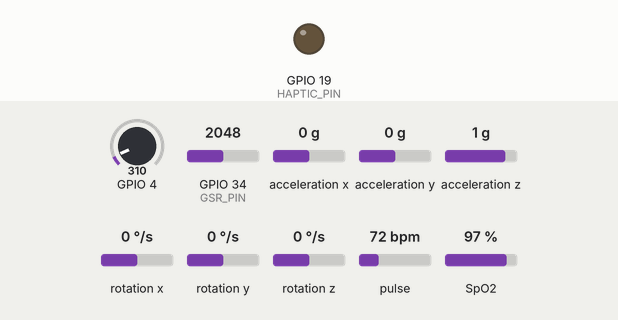
Simulated run of this sketch. Board: ESP32. Parts: output pins drawn as LEDs (lit = HIGH). Wiring (inferred from the names in the program): MPU-6050 motion sensor at I2C address 0x68. The inputs (shaded band) are chosen by the test bench; at power-on: pulse 72 bpm, GPIO 34 (GSR_PIN) = 2048, GPIO 4 = 310, acceleration x 0 g, acceleration y 0 g, acceleration z 1 g, rotation x 0 °/s, rotation y 0 °/s, rotation z 0 °/s, SpO2 97 % (analog values on the 0–4095 scale). WiFi joins after 1.5 s; servers stay silent unless stated; what the sketch prints to the serial monitor is not drawn.

Above: at 3.5 s.
3.6 s: pulse set to 158 bpm
At 6.4 s:
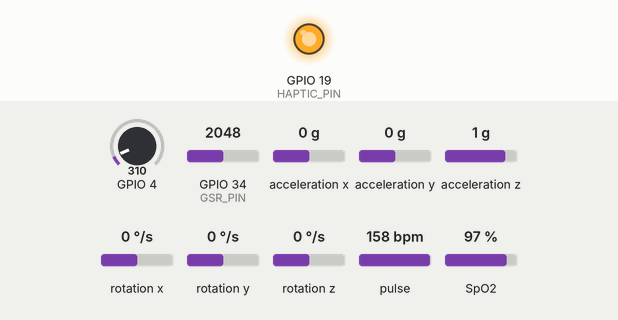
7.1 s: GPIO 34 (GSR_PIN) set to 3728
12.9 s: GPIO 34 (GSR_PIN) set to 3794
16.0 s: GPIO 34 (GSR_PIN) set to 2771
22.6 s: GPIO 34 (GSR_PIN) set to 2669
Timing chart, 0 to 26.0 s (numbered marks = the images above; inputs shaded):
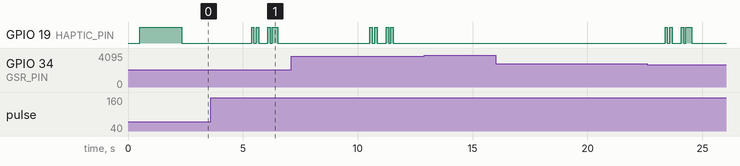

The sketch:

esp32_health_monitor.ino
```cpp
/*
 * esp32_health_monitor.ino
 * With Firebase Auth + HTTP Server for Pressure Therapy + Haptic Motor (D19)
 *
 * CHANGES vs previous version:
 *   ✅ Added POST /haptic/command endpoint
 *      Body: { "command": "start"|"stop"|"pulse", "intensity": 0-255, "duration": ms }
 *      → Drives haptic motor on D19 directly
 *   ✅ Added hapticPattern_Therapy() — ramp-aware pulse used during therapy cycles
 *   ✅ /therapy/command still drives the pressure actuator (unchanged)
 *   ✅ Admin stress override via Flutter fires a scaled pulse on D19
 */

#include <WiFi.h>
#include <Wire.h>
#include <WebServer.h>
#include <ArduinoJson.h>              // ✅ ADD to lib manager: "ArduinoJson" by Benoit Blanchon
#include <Firebase_ESP_Client.h>
#include "addons/TokenHelper.h"
#include "addons/RTDBHelper.h"

// ===== SENSOR HEADERS =====
#include "heart_rate.h"
#include "gsr_sensor.h"
#include "lm35_temp.h"
#include "mpu6050_fall.h"
#include "stress_calc.h"
#include "haptic_motor.h"             // defines HAPTIC_PIN 19, hapticPulse(), etc.

// ===== WIFI CONFIG =====
#define WIFI_SSID "YOUR_WIFI_SSID"
#define WIFI_PASSWORD "YOUR_WIFI_PASSWORD"

// ===== FIREBASE CONFIG =====
#define API_KEY "YOUR_FIREBASE_API_KEY"
#define DATABASE_URL "https://zenora-9802f-default-rtdb.asia-southeast1.firebasedatabase.app/"

// ===== EMAIL/PASSWORD AUTH =====
#define USER_EMAIL "YOUR_FIREBASE_EMAIL"
#define USER_PASSWORD "YOUR_FIREBASE_PASSWORD"

// Firebase objects
FirebaseData   fbdo;
FirebaseAuth   auth;
FirebaseConfig config;
bool firebaseReady = false;

// ✅ HTTP Server on port 80
WebServer server(80);

// ===== TIMING =====
unsigned long lastPrint    = 0;
unsigned long lastFirebase = 0;
unsigned long lastHaptic   = 0;
const unsigned long PRINT_INTERVAL    = 1000;
const unsigned long FIREBASE_INTERVAL = 2000;
const unsigned long HAPTIC_COOLDOWN   = 5000;

// ===== WIFI =====
void connectWiFi() {
  Serial.print("Connecting to WiFi");
  WiFi.begin(WIFI_SSID, WIFI_PASSWORD);
  int attempts = 0;
  while (WiFi.status() != WL_CONNECTED && attempts < 30) {
    delay(500);
    Serial.print(".");
    attempts++;
  }
  if (WiFi.status() == WL_CONNECTED) {
    Serial.println("\nWiFi Connected! IP: " + WiFi.localIP().toString());
  } else {
    Serial.println("\nWiFi FAILED — running offline.");
  }
}

// ===== FIREBASE SETUP =====
void setupFirebase() {
  config.api_key      = API_KEY;
  config.database_url = DATABASE_URL;
  auth.user.email     = USER_EMAIL;
  auth.user.password  = USER_PASSWORD;
  config.token_status_callback = tokenStatusCallback;

  Firebase.begin(&config, &auth);
  Firebase.reconnectWiFi(true);

  Serial.println("Firebase Auth started — waiting for token...");
  int wait = 0;
  while (!Firebase.ready() && wait < 30) {
    delay(500);
    Serial.print(".");
    wait++;
  }

  if (Firebase.ready()) {
    firebaseReady = true;
    Serial.println("\nFirebase Authenticated & Ready! ✅");
  } else {
    firebaseReady = false;
    Serial.println("\nFirebase Auth FAILED.");
  }
}

// ===== HTTP SERVER HANDLERS =====

// Flutter calls GET /ping to check if ESP32 is reachable
void handlePing() {
  server.sendHeader("Access-Control-Allow-Origin", "*");
  server.send(200, "application/json", "{\"status\":\"ok\",\"device\":\"esp32\"}");
  Serial.println("[HTTP] /ping received from Flutter");
}

// Flutter calls POST /therapy/command
// Body: {"command":"start"|"intensity"|"stop","intensity":0-255}
// Drives the PRESSURE ACTUATOR (unchanged from before)
void handleTherapyCommand() {
  server.sendHeader("Access-Control-Allow-Origin", "*");
  String body = server.arg("plain");
  Serial.println("[HTTP] /therapy/command body: " + body);

  if (body.indexOf("stop") >= 0) {
    Serial.println("[Therapy] STOP — actuator off");
    hapticStop();
    server.send(200, "application/json", "{\"status\":\"ok\",\"command\":\"stop\"}");

  } else if (body.indexOf("start") >= 0) {
    Serial.println("[Therapy] START — initial buzz");
    hapticPulse(300);
    server.send(200, "application/json", "{\"status\":\"ok\",\"command\":\"start\"}");

  } else if (body.indexOf("intensity") >= 0) {
    int colonPos = body.lastIndexOf(":");
    String valStr = body.substring(colonPos + 1);
    valStr.trim();
    valStr.replace("}", "");
    valStr.trim();
    int intensity = constrain(valStr.toInt(), 0, 255);
    int pulseDuration = map(intensity, 0, 255, 50, 500);
    Serial.printf("[Therapy] INTENSITY %d → pulse %dms\n", intensity, pulseDuration);
    hapticPulse(pulseDuration);
    server.send(200, "application/json", "{\"status\":\"ok\",\"command\":\"intensity\"}");

  } else {
    server.send(400, "application/json", "{\"status\":\"error\"}");
  }
}

// ─────────────────────────────────────────────────────────────────────────────
// ✅ NEW: Flutter calls POST /haptic/command
//
// This endpoint is dedicated to the HAPTIC MOTOR on D19.
// It is called in two situations:
//   1. During pressure therapy — Flutter sends a pulse per therapy cycle,
//      intensity follows the 11-step ramp curve (60 → 255 → 80).
//   2. Admin stress override — Flutter sends a single pulse whose intensity
//      and duration are scaled to the manually set stress index (0–100).
//
// Body JSON:
//   { "command": "start"|"stop"|"pulse", "intensity": 0-255, "duration": ms }
//
// command = "start"  → Initial buzz when therapy begins (uses intensity)
// command = "pulse"  → Single timed buzz (uses intensity + duration)
// command = "stop"   → Immediately cuts motor off
// ─────────────────────────────────────────────────────────────────────────────
void handleHapticCommand() {
  server.sendHeader("Access-Control-Allow-Origin", "*");
  String body = server.arg("plain");
  Serial.println("[HTTP] /haptic/command body: " + body);

  // Parse JSON with ArduinoJson
  StaticJsonDocument<256> doc;
  DeserializationError err = deserializeJson(doc, body);

  if (err) {
    Serial.println("[HapticMotor D19] JSON parse error: " + String(err.c_str()));
    server.send(400, "application/json", "{\"status\":\"error\",\"reason\":\"bad json\"}");
    return;
  }

  const char* command  = doc["command"]  | "pulse";
  int intensity        = constrain((int)(doc["intensity"] | 128), 0, 255);
  int duration         = constrain((int)(doc["duration"]  | 300), 10, 2000);

  Serial.printf("[HapticMotor D19] command=%s intensity=%d duration=%dms\n",
                command, intensity, duration);

  if (strcmp(command, "stop") == 0) {
    // Immediately silence the motor
    hapticStop();
    Serial.println("[HapticMotor D19] Stopped.");
    server.send(200, "application/json", "{\"status\":\"ok\",\"command\":\"stop\"}");

  } else if (strcmp(command, "start") == 0) {
    // Therapy session beginning — short confirmation buzz
    // Duration mapped from intensity so the opening buzz feels proportional
    int startDuration = map(intensity, 0, 255, 80, 300);
    hapticPulse(startDuration);
    Serial.printf("[HapticMotor D19] Session start buzz → %dms\n", startDuration);
    server.send(200, "application/json", "{\"status\":\"ok\",\"command\":\"start\"}");

  } else {
    // "pulse" — standard per-cycle or admin-override buzz
    // intensity (0-255) controls how long the motor runs within the given window:
    //   we map it so a full-intensity pulse fills ~90% of the cycle duration,
    //   and low intensity fills ~20%, giving a noticeable ramp-up feel.
    int pulseDuration = map(intensity, 0, 255,
                            80,
                            750);
    pulseDuration = constrain(pulseDuration, 80, 750);

    hapticPulse(pulseDuration);
    Serial.printf("[HapticMotor D19] Pulse → intensity=%d effective_duration=%dms\n",
                  intensity, pulseDuration);
    server.send(200, "application/json", "{\"status\":\"ok\",\"command\":\"pulse\"}");
  }
}

// Handle CORS preflight for Flutter web
void handleOptions() {
  server.sendHeader("Access-Control-Allow-Origin", "*");
  server.sendHeader("Access-Control-Allow-Methods", "GET, POST, OPTIONS");
  server.sendHeader("Access-Control-Allow-Headers", "Content-Type");
  server.send(204);
}

// ===== HTTP SERVER SETUP =====
void setupHTTPServer() {
  server.on("/ping",             HTTP_GET,     handlePing);

  // Pressure actuator (existing)
  server.on("/therapy/command",  HTTP_POST,    handleTherapyCommand);
  server.on("/therapy/command",  HTTP_OPTIONS, handleOptions);

  // ✅ Haptic motor D19 (new)
  server.on("/haptic/command",   HTTP_POST,    handleHapticCommand);
  server.on("/haptic/command",   HTTP_OPTIONS, handleOptions);

  server.begin();
  Serial.println("✅ HTTP Server started!");
  Serial.println("   /therapy/command  → pressure actuator");
  Serial.println("   /haptic/command   → haptic motor D19");
  Serial.println("👉 Flutter ESP32 IP to set: " + WiFi.localIP().toString());
}

// ===== SEND DATA TO FIREBASE =====
void sendToFirebase(float bpm, float spo2, float gsr,
                    float tempC, int stressScore, bool fallDet) {
  if (!firebaseReady)                return;
  if (WiFi.status() != WL_CONNECTED) return;
  if (!Firebase.ready())             return;

  FirebaseJson json;
  json.set("heart_rate",   bpm);
  json.set("spo2",         spo2);
  // The app labels GSR as conductance in microsiemens (uS). The sensor
  // calculation/stress model uses resistance in kOhm, so convert only the
  // transmitted display value: uS = 1000 / kOhm.
  json.set("gsr",          gsr > 0.0f ? 1000.0f / gsr : 0.0f);
  json.set("gsr_resistance_kohm", gsr);
  json.set("temperature",  tempC);
  json.set("stress_index", stressScore);
  json.set("fall",         fallDet);
  json.set("esp32_online", true);
  json.set("user_email",   String(USER_EMAIL));

  bool ok = Firebase.RTDB.setJSON(&fbdo, "device_1/real_data", &json);
  if (!ok) {
    Serial.println("Firebase Error: " + fbdo.errorReason());
  } else {
    Serial.println("Firebase: Sent OK ✅");
  }
}

// ===== SETUP =====
void setup() {
  Serial.begin(115200);
  delay(500);

  Serial.println("\n==============================");
  Serial.println("  ESP32 Health Monitor v7     ");
  Serial.println("  Firebase Auth + HTTP Server  ");
  Serial.println("  Haptic Motor D19 Support     ");
  Serial.println("==============================");

  Wire.begin(21, 22);
  Wire.setClock(400000);

  initHaptic();      // sets D19 as OUTPUT, starts LOW
  hapticPulse(200);  // boot confirmation buzz

  initHeartRate();
  initMPU6050();
  initGSR();
  initLM35();

  connectWiFi();

  if (WiFi.status() == WL_CONNECTED) {
    setupFirebase();
    setupHTTPServer();

    if (firebaseReady) {
      FirebaseJson ping;
      ping.set("esp32_online", true);
      ping.set("user_email", String(USER_EMAIL));
      Firebase.RTDB.updateNode(&fbdo, "device_1/real_data", &ping);
      Serial.println("ESP32 marked ONLINE in Firebase!");
    }
  }

  Serial.println("\nSystem Ready! Starting monitoring...\n");
}

// ===== LOOP =====
void loop() {
  server.handleClient(); // ✅ REQUIRED — handles /therapy/command AND /haptic/command
  hapticUpdate();        // nonblocking timed pulse/pattern; keeps stop responsive

  updateHeartRate();
  updateMPU6050();

  unsigned long now = millis();

  if (now - lastPrint >= PRINT_INTERVAL) {
    lastPrint = now;

    float  bpm       = getHeartRate();
    float  spo2      = getSpO2();
    float  gsr       = readGSR();
    float  tempC     = readLM35();
    bool   fallDet   = isFallDetected();
    float  accelMag  = getAccelMagnitude();
    int    stress    = calculateStress(bpm, gsr, tempC, accelMag);
    String stressLvl = getStressLevel(stress);

    Serial.println("------ SENSOR READINGS ------");
    Serial.printf("Heart Rate : %.1f BPM\n",    bpm);
    Serial.printf("SpO2       : %.1f %%\n",     spo2);
    Serial.printf("GSR        : %.2f kOhm\n",   gsr);
    Serial.printf("Temp       : %.1f C\n",      tempC);
    Serial.printf("Accel Mag  : %.2f g\n",      accelMag);
    Serial.printf("Fall       : %s\n",          fallDet ? "YES" : "No");
    Serial.printf("Stress     : %d/100 (%s)\n", stress, stressLvl.c_str());
    Serial.println("-----------------------------\n");

    if (now - lastFirebase >= FIREBASE_INTERVAL) {
      lastFirebase = now;
      sendToFirebase(bpm, spo2, gsr, tempC, stress, fallDet);
    }

    // Autonomous haptic alerts (sensor-driven, not Flutter-driven)
    if (fallDet && now - lastHaptic > HAPTIC_COOLDOWN) {
      hapticPattern_Fall();
      lastHaptic = now;
    } else if (stress >= 70 && now - lastHaptic > HAPTIC_COOLDOWN) {
      hapticPattern_Stress();
      lastHaptic = now;
    }
  }
}
```

gsr_sensor.h
```cpp
/*
 * gsr_sensor.h
 * GSR (Galvanic Skin Response) Sensor — D34 (ADC)
 * Higher resistance = lower conductance = lower stress/calm
 * Lower resistance = higher conductance = higher stress/arousal
 *
 * Typical values:
 *   > 200 kOhm : Very relaxed / dry skin
 *   50-200 kOhm: Normal
 *   10-50 kOhm : Mild stress
 *   < 10 kOhm  : High stress / elevated arousal
 */

#pragma once
#include "Arduino.h"

#define GSR_PIN       34
#define GSR_SAMPLES   10    // Averaging samples
#define ADC_VREF      3.3   // ESP32 reference voltage
#define ADC_MAX       4095  // 12-bit ADC
#define SERIES_R      10000.0  // 10kΩ series resistor (connect between 3.3V and GSR pin)

// Smoothing buffer
float gsrBuffer[GSR_SAMPLES];
int   gsrIdx = 0;
bool  gsrBufferFull = false;

void initGSR() {
  Serial.print("Initializing GSR (D34)... ");
  analogReadResolution(12);   // ESP32: 12-bit ADC
  analogSetAttenuation(ADC_11db); // 0-3.3V range
  pinMode(GSR_PIN, INPUT);
  // Pre-fill buffer
  for (int i = 0; i < GSR_SAMPLES; i++) {
    float raw = analogRead(GSR_PIN);
    float voltage = (raw / ADC_MAX) * ADC_VREF;
    if (voltage < 0.01) voltage = 0.01;
    // Match readGSR(): the fixed resistor is on 3.3V and the skin sensor
    // completes the divider from the ADC node to ground.
    gsrBuffer[i] = (SERIES_R * voltage) / (ADC_VREF - voltage) / 1000.0;
    delay(5);
  }
  gsrBufferFull = true;
  Serial.println("OK");
}

// Returns GSR resistance in kOhm
float readGSR() {
  int   raw     = analogRead(GSR_PIN);
  float voltage = (raw / (float)ADC_MAX) * ADC_VREF;
  if (voltage < 0.01) voltage = 0.01; // Prevent div/0
  if (voltage >= ADC_VREF) voltage = ADC_VREF - 0.01;

  // Calculate skin resistance using voltage divider formula
  // Vout = Vin * R_skin / (R_series + R_skin)
  // R_skin = R_series * Vout / (Vin - Vout)
  float resistance_ohm = SERIES_R * voltage / (ADC_VREF - voltage);
  float resistance_k   = resistance_ohm / 1000.0;

  // Rolling average
  gsrBuffer[gsrIdx] = resistance_k;
  gsrIdx = (gsrIdx + 1) % GSR_SAMPLES;

  float sum = 0;
  for (int i = 0; i < GSR_SAMPLES; i++) sum += gsrBuffer[i];
  float avg = sum / GSR_SAMPLES;

  // Clamp to realistic range
  if (avg < 1.0)    avg = 1.0;
  if (avg > 2000.0) avg = 2000.0;

  return avg;
}

// Returns 0-100 stress contribution from GSR
// Lower resistance = higher stress
int gsrStressScore(float gsr_kOhm) {
  // Map: 200kOhm+ = 0 stress, 5kOhm = 100 stress
  float clamped = constrain(gsr_kOhm, 5.0, 200.0);
  // Inverse mapping
  float score = (1.0 - (clamped - 5.0) / (200.0 - 5.0)) * 100.0;
  return (int)constrain(score, 0, 100);
}
```

haptic_motor.h
```cpp
/*
 * Nonblocking haptic/vibration motor driver for ESP32 GPIO 19.
 *
 * Wiring: drive the motor through a transistor/MOSFET and flyback diode,
 * with the ESP32 and motor supply sharing ground. Do not power a motor from
 * an ESP32 GPIO pin.
 */
#pragma once
#include "Arduino.h"

#define HAPTIC_PIN 19

enum HapticMode : uint8_t { HAPTIC_IDLE, HAPTIC_PULSE, HAPTIC_FALL, HAPTIC_STRESS };

static HapticMode hapticMode = HAPTIC_IDLE;
static uint8_t hapticStep = 0;
static unsigned long hapticDeadline = 0;

inline bool hapticTimeReached(unsigned long deadline) {
  return (long)(millis() - deadline) >= 0;
}

inline void initHaptic() {
  Serial.print("Initializing Haptic Motor (D19)... ");
  pinMode(HAPTIC_PIN, OUTPUT);
  digitalWrite(HAPTIC_PIN, LOW);
  hapticMode = HAPTIC_IDLE;
  Serial.println("OK");
}

inline void hapticStop() {
  hapticMode = HAPTIC_IDLE;
  hapticStep = 0;
  digitalWrite(HAPTIC_PIN, LOW);
}

inline void hapticPulse(int durationMs) {
  hapticMode = HAPTIC_PULSE;
  digitalWrite(HAPTIC_PIN, durationMs > 0 ? HIGH : LOW);
  hapticDeadline = millis() + (unsigned long)max(durationMs, 0);
  if (durationMs <= 0) hapticStop();
}

inline void hapticPattern_Fall() {
  hapticMode = HAPTIC_FALL;
  hapticStep = 0;
  digitalWrite(HAPTIC_PIN, HIGH);
  hapticDeadline = millis() + 400;
}

inline void hapticPattern_Stress() {
  hapticMode = HAPTIC_STRESS;
  hapticStep = 0;
  digitalWrite(HAPTIC_PIN, HIGH);
  hapticDeadline = millis() + 100;
}

inline void hapticHeartbeat() {
  hapticPattern_Stress();
}

// Call on every loop iteration. This lets WebServer handle stop requests
// while a pulse or autonomous alert pattern is playing.
inline void hapticUpdate() {
  if (hapticMode == HAPTIC_IDLE || !hapticTimeReached(hapticDeadline)) return;

  if (hapticMode == HAPTIC_PULSE) {
    hapticStop();
    return;
  }

  if (hapticMode == HAPTIC_FALL) {
    hapticStep++;
    if (hapticStep >= 6) {
      hapticStop();
      return;
    }
    const bool motorOn = (hapticStep % 2) == 0;
    digitalWrite(HAPTIC_PIN, motorOn ? HIGH : LOW);
    hapticDeadline = millis() + (motorOn ? 400 : 200);
    return;
  }

  if (hapticMode == HAPTIC_STRESS) {
    hapticStep++;
    if (hapticStep >= 8) {
      hapticStop();
      return;
    }
    const uint8_t phase = hapticStep % 4;
    const bool motorOn = phase == 0 || phase == 2;
    digitalWrite(HAPTIC_PIN, motorOn ? HIGH : LOW);
    const unsigned long durations[] = {100, 100, 100, 400};
    hapticDeadline = millis() + durations[phase];
  }
}
```

Source omitted: heart_rate.h (3517 bytes), lm35_temp.h (1828 bytes), mpu6050_fall.h (3595 bytes), stress_calc.h (2266 bytes)

Measured:
- after the input at 3.6 s, GPIO 19 (HAPTIC_PIN): LOW → HIGH after 1.8 s, → LOW 0.10 s later, → HIGH 0.10 s later, → LOW 0.10 s later, … (8 changes in this stretch)
- after the input at 12.9 s, every drawn part: stays the same
- after the input at 16.0 s, every drawn part: stays the same
